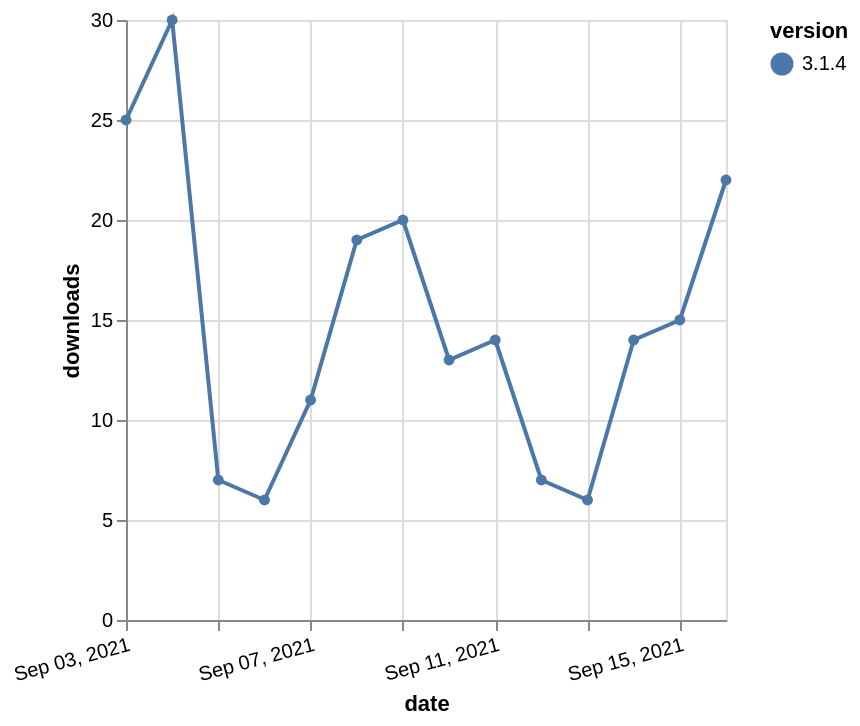

Source (Vega-Lite JSON):
### Vega-Lite specification from a JSON file in a GitHub repository (floating-point values rounded to 4 significant figures)
{"$schema": "https://vega.github.io/schema/vega-lite/v5.json", "description": "A simple bar chart with embedded data.", "data": {"values": [{"date": "2021-09-03", "total": 93367, "delta": 25, "version": "3.1.4"}, {"date": "2021-09-04", "total": 93397, "delta": 30, "version": "3.1.4"}, {"date": "2021-09-05", "total": 93404, "delta": 7, "version": "3.1.4"}, {"date": "2021-09-06", "total": 93410, "delta": 6, "version": "3.1.4"}, {"date": "2021-09-07", "total": 93421, "delta": 11, "version": "3.1.4"}, {"date": "2021-09-08", "total": 93440, "delta": 19, "version": "3.1.4"}, {"date": "2021-09-09", "total": 93460, "delta": 20, "version": "3.1.4"}, {"date": "2021-09-10", "total": 93473, "delta": 13, "version": "3.1.4"}, {"date": "2021-09-11", "total": 93487, "delta": 14, "version": "3.1.4"}, {"date": "2021-09-12", "total": 93494, "delta": 7, "version": "3.1.4"}, {"date": "2021-09-13", "total": 93500, "delta": 6, "version": "3.1.4"}, {"date": "2021-09-14", "total": 93514, "delta": 14, "version": "3.1.4"}, {"date": "2021-09-15", "total": 93529, "delta": 15, "version": "3.1.4"}, {"date": "2021-09-16", "total": 93551, "delta": 22, "version": "3.1.4"}]}, "width": "container", "mark": {"type": "line", "point": {"filled": true}}, "encoding": {"x": {"field": "date", "type": "temporal", "timeUnit": "yearmonthdate", "title": "date", "axis": {"labelAngle": -15}}, "y": {"field": "delta", "type": "quantitative", "title": "downloads"}, "color": {"field": "version", "type": "nominal"}, "tooltip": {"field": "delta"}}}
